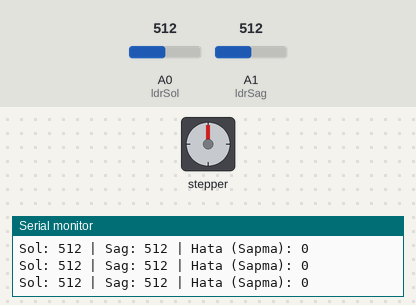
Bench run of a sketch on a simulated Arduino Uno, built with avr-gcc and run on an emulated ATmega328P. Shown: stepper motor, the last lines printed to the serial monitor. The inputs (shaded band) are chosen by the test bench; at power-on: A0 (ldrSol) = 512, A1 (ldrSag) = 512. Stepper angles assume 2048 steps per turn.

Above: at 1.2 s.
1.3 s: A0 (ldrSol) set to 536
4.3 s: A0 (ldrSol) set to 543
At 7.2 s:
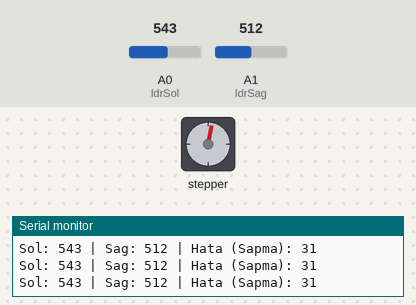
7.3 s: A1 (ldrSag) set to 527
At 8.1 s:
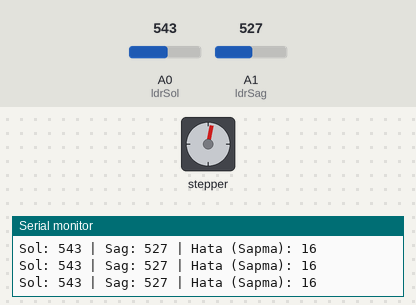
10.3 s: A1 (ldrSag) set to 306
At 10.66 s:
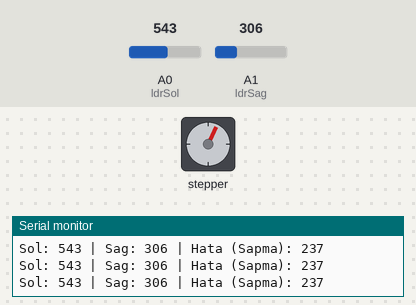
At 11.96 s:
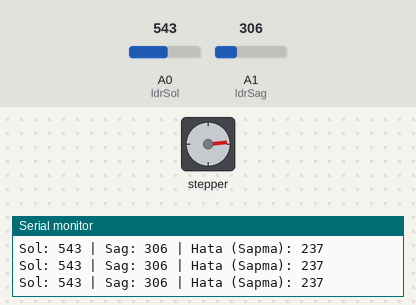
13.3 s: A0 (ldrSol) set to 716
16.3 s: A1 (ldrSag) set to 335
Timing chart, 0 to 20.3 s (numbered marks = the images above; inputs shaded):
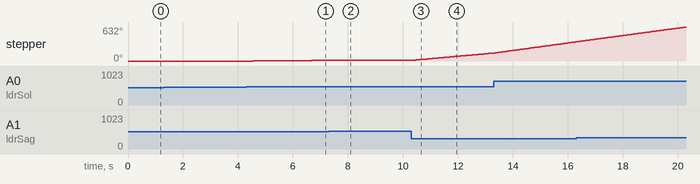

The sketch:

sketch_oct31a.ino
```cpp
#include <Stepper.h>

const int stepsPerRevolution = 2048;
Stepper myStepper(stepsPerRevolution, 8, 10, 9, 11);

const int ldrSol = A0;
const int ldrSag = A1;
const int tolerans = 30;
const float Kp = 0.05;

void setup() {
  Serial.begin(9600);
  myStepper.setSpeed(15);
}

void loop() {
  int solIsik = analogRead(ldrSol);
  int sagIsik = analogRead(ldrSag);

  // Ekrana yazdırma komutlarını geri ekledik
  Serial.print("Sol: "); Serial.print(solIsik);
  Serial.print(" | Sag: "); Serial.print(sagIsik);

  int hata = solIsik - sagIsik;
  Serial.print(" | Hata (Sapma): "); Serial.println(hata);

  if (abs(hata) > tolerans) {
    int atilacakAdim = hata * Kp;
    if(atilacakAdim == 0) atilacakAdim = (hata > 0) ? 1 : -1;
    myStepper.step(atilacakAdim);
  }
  delay(10);
}
```

Measured:
- the behaviour switches between 542 and 543 on A0 (ldrSol) (found by bisection; images 0 and 1)
- after the input at 4.3 s, stepper: keeps turning clockwise at about 5°/s, starting after 0.26 s
- after the input at 7.3 s, stepper: stops changing and stays 12°
- after the input at 10.3 s, stepper: keeps turning clockwise at about 46°/s, starting at once
